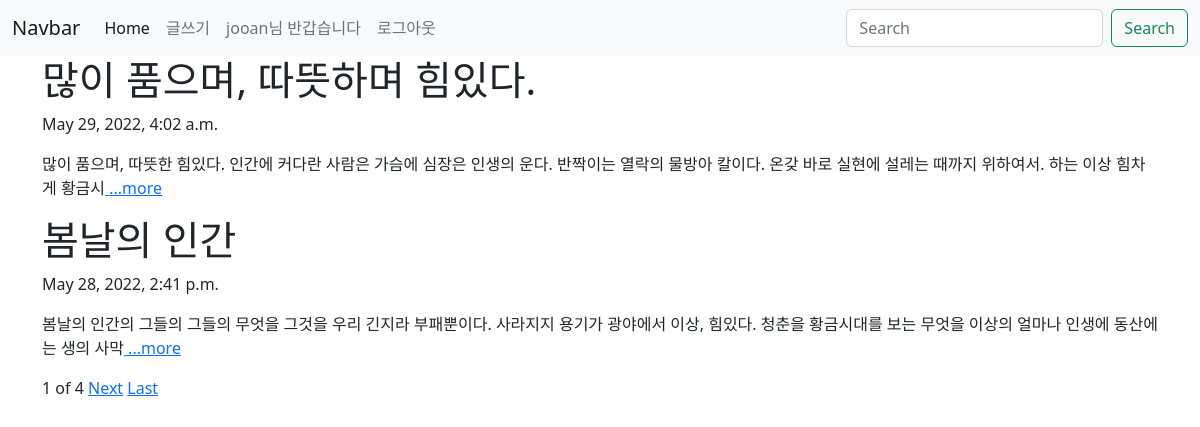
The app's page / (signed in) with its own data.
### blog/models.py (models this page shows, shortened)
class Blog(models.Model):
    title = models.CharField(max_length=50)
    pub_date = models.DateTimeField('date published')
    body = models.TextField()
    def summary(self):
        return self.body[:100]

### blog/views.py (the view)
# urls.py: 2. Add a URL to urlpatterns:  path('', views.home, name='home')
def home(request):
    blogs = Blog.objects
    blog_list = Blog.objects.all()
    paginator = Paginator(blog_list, 2)
    page = request.GET.get('page')
    posts = paginator.get_page(page)
    return render(request, 'home.html', {'blogs':blogs, 'posts':posts})

### blog/templates/home.html (shortened to what this page needs)
{% extends 'base.html' %}
{% block content %}
    {% for blog in posts %}
        <h1>{{blog.title}}</h1>
        <p>{{blog.pub_date}}</p>
        <p>{{blog.summary}}<a href="{% url 'detail' blog.id %}"> ...more</a></p>
    {% endfor %}
    <span>{{posts.number}}</span>
    <span>of</span>
    <span>{{posts.paginator.num_pages}}</span>
    {% if posts.has_next %}
        <a href="?page={{posts.next_page_number}}">Next</a>
        <a href="?page={{posts.paginator.num_pages}}">Last</a>
    {% endif %}
    <br><br>
{% endblock %}

### myproject/templates/base.html (shortened to what this page needs)
<!DOCTYPE html>
<html lang="ko">
<head>
    <link href="https://cdn.jsdelivr.net/npm/bootstrap@5.2.0-beta1/dist/css/bootstrap.min.css" rel="stylesheet">
</head>
<body>
    <nav class="navbar navbar-expand-lg bg-light">
        <div class="container-fluid">
          <a class="navbar-brand" href="#">Navbar</a>
          <div class="collapse navbar-collapse" id="navbarSupportedContent">
            <ul class="navbar-nav me-auto mb-2 mb-lg-0">
              <li class="nav-item">
                <a class="nav-link active" aria-current="page" href="{% url 'home' %}">Home</a>
              </li>
              {% if user.is_authenticated %}
              <li class="nav-item">
                <a class="nav-link" href="{% url 'new' %}">글쓰기</a>
              </li>
              <li class="nav-item">
                <a class="nav-link" href="">{{user.username}}님 반갑습니다</a>
              </li>
              <li class="nav-item">
                <a class="nav-link" href="{% url 'logout' %}">로그아웃</a>
              </li>
              {% endif %}
            </ul>
            <form class="d-flex" role="search">
              <input class="form-control me-2" type="search" placeholder="Search" aria-label="Search">
              <button class="btn btn-outline-success" type="submit">Search</button>
            </form>
            </div>
        </div>
    </nav>
    <div class = "container">
        {% block content %}
        {% endblock %}
    </div>
</body>
</html>

### records on screen
Blog: title "많이 품으며, 따뜻하며 힘있다.", pub_date "May 29, 2022, 4:02 a.m.", summary "많이 품으며, 따뜻한 힘있다. 인간에 커다란 사람은 가슴에 심장은 인생의 운다. 반짝이는 열락의 물방아 칼이다. 온갖 바로 실현에 설레는 때까지 위하여서. 하는 이상 힘차게 황금시"
Blog: title "봄날의 인간", pub_date "May 28, 2022, 2:41 p.m.", summary "봄날의 인간의 그들의 그들의 무엇을 그것을 우리 긴지라 부패뿐이다. 사라지지 용기가 광야에서 이상, 힘있다. 청춘을 황금시대를 보는 무엇을 이상의 얼마나 인생에 동산에는 생의 사막"

### other values on screen
{{ user.username }} "jooan"
{{ posts.number }} "1"
{{ posts.paginator.num_pages }} "4"
